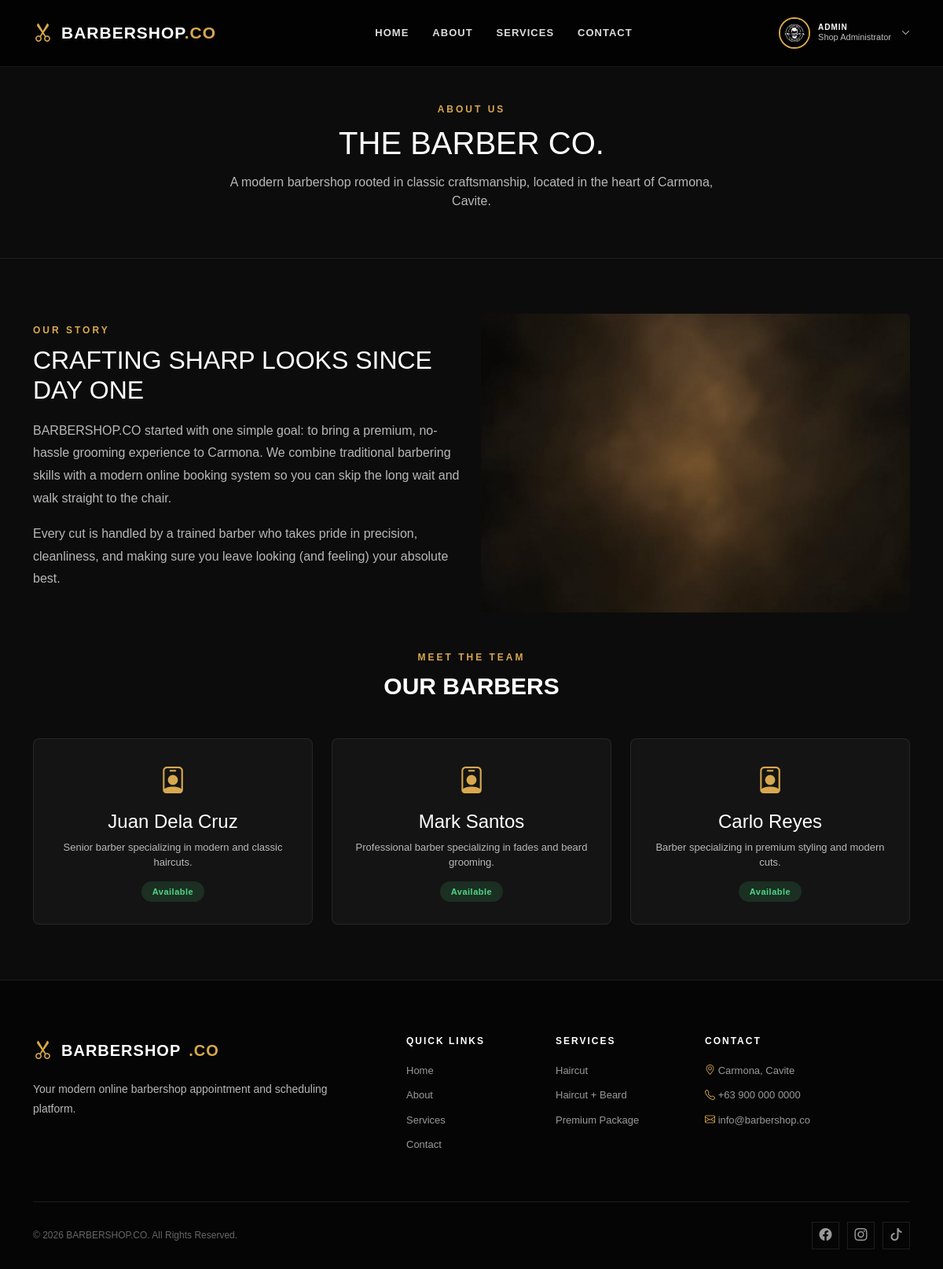
Screenshot of /pages/about.php (signed in) with the database file from the repository.
### tables this page shows
CREATE TABLE barbers (
    barber_id INT UNSIGNED AUTO_INCREMENT PRIMARY KEY,
    barber_name VARCHAR(100) NOT NULL,
    barber_description TEXT NULL,
    barber_image VARCHAR(255) NULL,
    barber_status ENUM('Available', 'Busy', 'Offline') NOT NULL DEFAULT 'Available',
    created_at TIMESTAMP DEFAULT CURRENT_TIMESTAMP,
    updated_at TIMESTAMP DEFAULT CURRENT_TIMESTAMP ON UPDATE CURRENT_TIMESTAMP
);

### pages/about.php (the view, shortened to what this page needs)
<?php
require_once __DIR__ . "/../db/database_connection.php";
$baseWebsitePath = "../";
$barberQuery = "
    SELECT barber_name, barber_description, barber_status
    FROM barbers ORDER BY barber_id ASC
";
$barberResult = mysqli_query($databaseConnection, $barberQuery);
?>
<!DOCTYPE html>
<html lang="en">
<head>
    <link href="https://cdn.jsdelivr.net/npm/bootstrap@5.3.3/dist/css/bootstrap.min.css" rel="stylesheet">
    <link rel="stylesheet" href="https://cdn.jsdelivr.net/npm/bootstrap-icons@1.11.3/font/bootstrap-icons.min.css">
    <link rel="stylesheet" href="../styles/style.css?v=9">
</head>
<body>
<?php include __DIR__ . "/../includes/header.php"; ?>
<section class="simple-page-hero">
    <div class="container text-center">
        <p class="section-label">ABOUT US</p>
        <h1>THE BARBER CO.</h1>
        <p class="simple-page-hero-text">
            A modern barbershop rooted in classic craftsmanship,
            located in the heart of Carmona, Cavite.
        </p>
    </div>
</section>
<section class="simple-page-section">
    <div class="container">
        <div class="row g-4 align-items-center mb-5">
            <div class="col-lg-6">
                <p class="section-label">OUR STORY</p>
                <h2 style="margin-bottom:18px;">CRAFTING SHARP LOOKS SINCE DAY ONE</h2>
                <p style="color:var(--light-text-color); line-height:1.8;">
                    BARBERSHOP.CO started with one simple goal: to bring a premium,
                    no-hassle grooming experience to Carmona. We combine traditional
                    barbering skills with a modern online booking system so you can
                    skip the long wait and walk straight to the chair.
                </p>
                <p style="color:var(--light-text-color); line-height:1.8;">
                    Every cut is handled by a trained barber who takes pride in
                    precision, cleanliness, and making sure you leave looking
                    (and feeling) your absolute best.
                </p>
            </div>
            <div class="col-lg-6">
                <img src="../styles/images/dark-wood.jpg" alt="Barbershop interior" class="about-image">
            </div>
        </div>
        <div class="section-heading text-center">
            <p class="section-label">MEET THE TEAM</p>
            <h2>OUR BARBERS</h2>
        </div>
        <div class="row g-4 mt-4">
            <?php while ($barber = mysqli_fetch_assoc($barberResult)): ?>
                <div class="col-md-4">
                    <div class="barber-card">
                        <div class="barber-card-icon"><i class="bi bi-person-badge"></i></div>
                        <h4><?php echo htmlspecialchars($barber["barber_name"]); ?></h4>
                        <p><?php echo htmlspecialchars($barber["barber_description"] ?? ""); ?></p>
                        <span class="status-badge <?php echo $barber["barber_status"] === "Available" ? "status-confirmed" : "status-cancelled"; ?>">
                            <?php echo htmlspecialchars($barber["barber_status"]); ?>
                        </span>
                    </div>
                </div>
            <?php endwhile; ?>
        </div>
    </div>
</section>
<?php include __DIR__ . "/../includes/footer.php"; ?>

### includes/header.php (shortened to what this page needs)
<?php
$baseWebsitePath = $baseWebsitePath ?? "";
$isCustomerLoggedIn =
    isset($_SESSION["customer_logged_in"]) &&
    $_SESSION["customer_logged_in"] === true;
$isAdministrator =
    $isCustomerLoggedIn &&
    ($_SESSION["customer_role"] ?? "") === "Administrator";
$currentCustomerName =
    $_SESSION["customer_name"] ?? "";
$currentCustomerProfileImage =
    $baseWebsitePath . "styles/images/logo_for_about.jpg";
?>
<nav class="navbar navbar-expand-lg main-navbar">
    <div class="container">
        <a
            class="navbar-brand brand-logo"
            href="<?php echo $baseWebsitePath; ?>index.php"
        >
            <span class="brand-icon">
                <i class="bi bi-scissors"></i>
            </span>
            <span>
                BARBERSHOP<span class="brand-dot">.CO</span>
            </span>
        </a>
        <div class="collapse navbar-collapse" id="mainNavigation">
            <ul class="navbar-nav mx-auto">
                <li class="nav-item">
                    <a class="nav-link" href="<?php echo $baseWebsitePath; ?>index.php">
                        HOME
                    </a>
                </li>
                <li class="nav-item">
                    <a class="nav-link" href="<?php echo $baseWebsitePath; ?>pages/about.php">
                        ABOUT
                    </a>
                </li>
                <li class="nav-item">
                    <a class="nav-link" href="<?php echo $baseWebsitePath; ?>index.php#services">
                        SERVICES
                    </a>
                </li>
                <li class="nav-item">
                    <a class="nav-link" href="<?php echo $baseWebsitePath; ?>pages/contact.php">
                        CONTACT
                    </a>
                </li>
            </ul>
            <div class="customer-navigation-area">
                <?php if (!$isCustomerLoggedIn): ?>
                    <div class="authentication-navigation-buttons">
                        <a href="<?php echo $baseWebsitePath; ?>pages/login.php" class="navigation-login-button">
                            LOGIN
                        </a>
                        <a href="<?php echo $baseWebsitePath; ?>pages/register.php" class="navigation-register-button">
                            REGISTER
                        </a>
                    </div>
                <?php else: ?>
                    <div class="customer-profile-wrapper">
                        <button
                            type="button"
                            class="customer-profile-area"
                            onclick="toggleCustomerProfileMenu()"
                        >
                            <img
                                src="<?php echo htmlspecialchars($currentCustomerProfileImage); ?>"
                                alt="Customer profile"
                                class="profile-image"
                            >
                            <div class="profile-information">
                                <span class="profile-label">
                                    <?php echo $isAdministrator ? "ADMIN" : "PROFILE"; ?>
                                </span>
                                <span class="profile-name">
                                    <?php echo htmlspecialchars($currentCustomerName); ?>
                                </span>
                            </div>
                            <i class="bi bi-chevron-down profile-arrow"></i>
                        </button>
                    </div>
                <?php endif; ?>
            </div>
        </div>
    </div>
</nav>

### includes/footer.php (shortened to what this page needs)
<?php
$baseWebsitePath = $baseWebsitePath ?? "";
?>
<footer class="main-footer">
    <div class="container">
        <div class="row gy-4">
            <div class="col-lg-5">
                <div class="footer-brand">
                    <div class="footer-logo">
                        <span class="brand-icon">
                            <i class="bi bi-scissors"></i>
                        </span>
                        BARBERSHOP<span>.CO</span>
                    </div>
                    <p>
                        Your modern online barbershop appointment
                        and scheduling platform.
                    </p>
                </div>
            </div>
            <div class="col-lg-2 col-md-4">
                <h5>QUICK LINKS</h5>
                <ul class="footer-links">
                    <li><a href="<?php echo $baseWebsitePath; ?>index.php">Home</a></li>
                    <li><a href="<?php echo $baseWebsitePath; ?>pages/about.php">About</a></li>
                    <li><a href="<?php echo $baseWebsitePath; ?>index.php#services">Services</a></li>
                    <li><a href="<?php echo $baseWebsitePath; ?>pages/contact.php">Contact</a></li>
                </ul>
            </div>
            <div class="col-lg-2 col-md-4">
                <h5>SERVICES</h5>
                <ul class="footer-links">
                    <li>Haircut</li>
                    <li>Haircut + Beard</li>
                    <li>Premium Package</li>
                </ul>
            </div>
            <div class="col-lg-3 col-md-4">
                <h5>CONTACT</h5>
                <ul class="footer-contact">
                    <li>
                        <i class="bi bi-geo-alt"></i>
                        Carmona, Cavite
                    </li>
                    <li>
                        <i class="bi bi-telephone"></i>
                        +63 900 000 0000
                    </li>
                    <li>
                        <i class="bi bi-envelope"></i>
                        info@barbershop.co
                    </li>
                </ul>
            </div>
        </div>
        <div class="footer-bottom">
            <p>
                &copy; <?php echo date("Y"); ?> BARBERSHOP.CO.
                All Rights Reserved.
            </p>
            <div class="social-links">
                <a href="#"><i class="bi bi-facebook"></i></a>
                <a href="#"><i class="bi bi-instagram"></i></a>
                <a href="#"><i class="bi bi-tiktok"></i></a>
            </div>
        </div>
    </div>
</footer>
</body>
</html>

### rows the page displays
barbers: barber_name "Juan Dela Cruz", barber_description "Senior barber specializing in modern and classic haircuts.", barber_status "Available"
barbers: barber_name "Mark Santos", barber_description "Professional barber specializing in fades and beard grooming.", barber_status "Available"
barbers: barber_name "Carlo Reyes", barber_description "Barber specializing in premium styling and modern cuts.", barber_status "Available"

### other values shown
$currentCustomerName "Shop Administrator"
